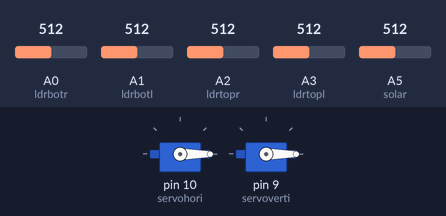
Recording of a sketch running on a simulated Arduino Uno, built with avr-gcc and run on an emulated ATmega328P. Shown: 2 × servo. The test bench sets the inputs (shaded band); at power-on: A0 (ldrbotr) = 512, A1 (ldrbotl) = 512, A3 (ldrtopl) = 512, A2 (ldrtopr) = 512, A5 (solar) = 512. What the sketch prints to the serial monitor is not drawn.

Above: at 1.7 s.
1.8 s: A0 (ldrbotr) set to 530
At 3.18 s:
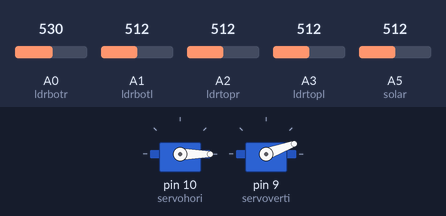
4.8 s: A1 (ldrbotl) set to 522
7.8 s: A1 (ldrbotl) set to 543
At 7.93 s:
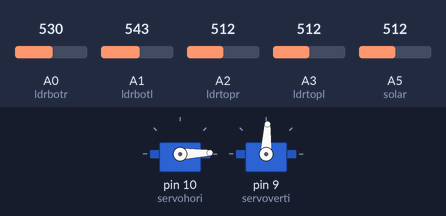
10.8 s: A3 (ldrtopl) set to 548
13.8 s: A3 (ldrtopl) set to 560
At 13.99 s:
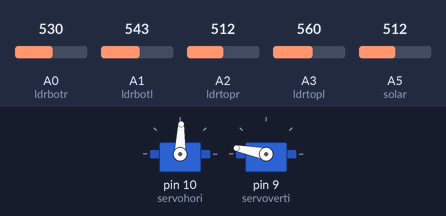
16.8 s: A2 (ldrtopr) set to 716
At 17.0 s:
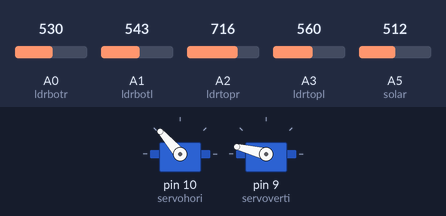
Timing chart, 0 to 23.3 s (numbered marks = the images above; inputs shaded):
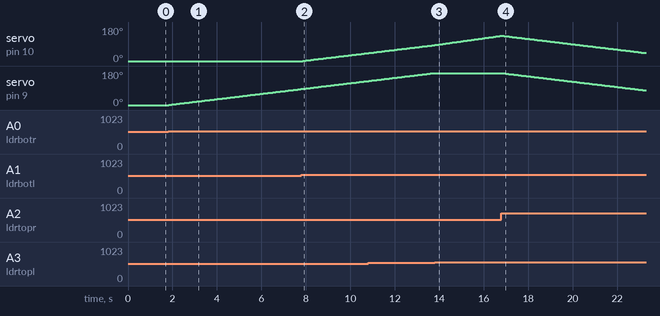

Measured:
- the behaviour switches between 513 and 514 on A0 (ldrbotr) (found by bisection; images 0 and 1)
- the behaviour switches between 531 and 532 on A1 (ldrbotl) (found by bisection; images 1 and 2)
- the behaviour switches between 559 and 560 on A3 (ldrtopl) (found by bisection; images 2 and 3)
- after the input at 1.8 s, servo on pin 9 (servoverti): moves from 0° to 42° over 2.9 s, starting at once
- after the input at 7.8 s, servo on pin 10 (servohori): moves from 0° to 42° over 2.9 s, starting after 0.06 s
- after the input at 13.8 s, servo on pin 9 (servoverti): stays 169° (without the input it goes to 170° after 0.00 s)
- after the input at 16.8 s, servo on pin 9 (servoverti): moves from 169° to 77° over 6.5 s, starting after 0.05 s

The sketch:

SUN_TRACKING_FLOATING_SOLAR_PHOTOVOLTAIC_SYSTEM.ino
```cpp
#include <Servo.h>
//defining Servos
Servo servohori;
int servoh = 0;
int servohTopLimit = 160;
int servohBottomLimit = 20;

Servo servoverti;
int servov = 0;
int servovLimitHigh = 160;
int servovLimitLow = 20;
//Assigning LDRs

int solar = A5;
int ldrtopl = A3; //top left LDR green
int ldrtopr = A2; //top right LDR yellow
int ldrbotl = A1; // bottom left LDR blue
int ldrbotr = A0; // bottom right LDR orange

 void setup ()
 {
  servohori.attach(10);
  servohori.write(0);
  servoverti.attach(9);
  servoverti.write(0);
  Serial.begin(9600);
  delay(500);
 }

void loop()
{
  servoh = servohori.read();
  servov = servoverti.read();
  //capturing analog values of each LDR
  int topl = analogRead(ldrtopl);
  int topr = analogRead(ldrtopr);
  int botl = analogRead(ldrbotl);
  int botr = analogRead(ldrbotr);
  int solout = analogRead(solar);

  // calculating average
  int avgtop = (topl + topr) / 2; //average of top LDRs
  int avgbot = (botl + botr) / 2; //average of bottom LDRs
  int avgleft = (topl + botl) / 2; //average of left LDRs
  int avgright = (topr + botr) / 2; //average of right LDRs

  if (avgtop < avgbot)
  {
    servoverti.write(servov +1);
    if (servov > servovLimitHigh)
     {
      servov = servovLimitHigh;
     }
    delay(10);
  }
  else if (avgbot < avgtop)
  {
    servoverti.write(servov -1);
    if (servov < servovLimitLow)
  {
    servov = servovLimitLow;
  }
    delay(10);
  }
  else
  {
    servoverti.write(servov);
  }

  if (avgleft > avgright)
  {
    servohori.write(servoh +1);
    if (servoh > servohTopLimit)
    {
    servoh = servohTopLimit;
    }
    delay(10);
  }
  else if (avgright > avgleft)
  {
    servohori.write(servoh -1);
    if (servoh < servohBottomLimit)
     {
     servoh = servohBottomLimit;
     }
    delay(10);
  }
  else
  {
    servohori.write(servoh);
  }
  delay(50);

  Serial.println(solout);


}
```
